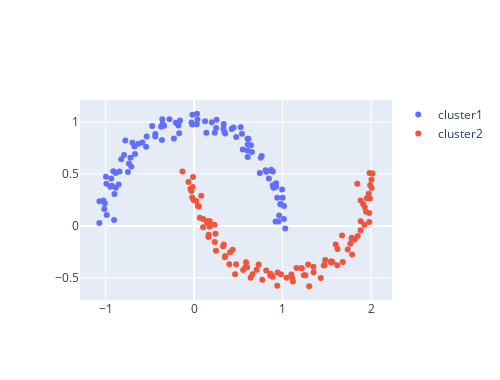

Here is the notebook cell this chart was saved with:
### Code cell
# DBSCAN
from sklearn.cluster import DBSCAN
db = DBSCAN(eps=0.2, min_samples=10, metric='euclidean')
y_db = db.fit_predict(X)
fig=go.Figure()
fig.add_trace(go.Scatter(x=X[y_db==0,0], y=X[y_db==0,1],
    mode='markers', name='cluster1'))
fig.add_trace(go.Scatter(x=X[y_db==1,0], y=X[y_db==1,1],
    mode='markers', name='cluster2'))
fig.update_layout(width=500, height=380)
fig.show()
print(y_db[:5])
